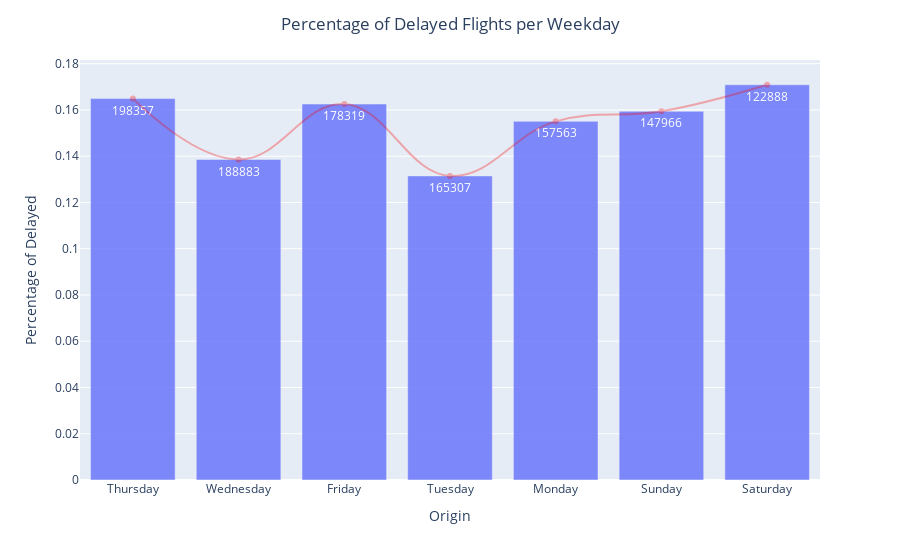

The notebook cell this image was saved under:
### Code cell
fig = px.bar(df_weekday, y="Percent of Delayed", x='Weekday', text='Flights', opacity = 0.8)
fig.update_traces(texttemplate='%{text:,6}', textposition='inside')
fig.update_layout(uniformtext_minsize=4, uniformtext_mode='hide', title_x = 0.5,title_text='Percentage of Delayed Flights per Weekday', yaxis=dict(title='Percentage of Delayed'),
                  xaxis=dict(title='Origin'))
# fig.add_annotation( x='WN', y=100000, text="Highest OP CARRIER - WN",showarrow=True, font=dict( family="Courier New, monospace", size=10, color="#ffffff" ), align="right", arrowhead=2, arrowsize=1, arrowwidth=2, arrowcolor="#636363", ax=120, ay=0, bordercolor="#c7c7c7", borderwidth=2, borderpad=4, bgcolor="#ff7f0e", opacity=0.8)

fig.add_trace(go.Scatter(x=df_weekday['Weekday'], y=df_weekday['Percent of Delayed'],
                    mode='lines+markers',opacity = 0.3,showlegend=False,
                   line = dict(
        smoothing = 1.2, color = 'red',
        shape = "spline"
    )))

fig.show()

### Figure 1 — Plotly figure (JSON) as saved in the notebook; plotly's stock layout.template omitted (floating-point values rounded to 4 significant figures)
{"data": [{"alignmentgroup": "True", "hovertemplate": "Weekday=%{x}<br>Percent of Delayed=%{y}<br>Flights=%{text}<extra></extra>", "legendgroup": "", "marker": {"color": "#636efa", "opacity": 0.8}, "name": "", "offsetgroup": "", "orientation": "v", "showlegend": false, "text": [198357, 188883, 178319, 165307, 157563, 147966, 122888], "textposition": "inside", "texttemplate": "%{text:,6}", "type": "bar", "x": ["Thursday", "Wednesday", "Friday", "Tuesday", "Monday", "Sunday", "Saturday"], "xaxis": "x", "y": [0.1649, 0.1386, 0.1625, 0.1315, 0.1551, 0.1594, 0.1709], "yaxis": "y"}, {"line": {"color": "red", "shape": "spline", "smoothing": 1.2}, "mode": "lines+markers", "opacity": 0.3, "showlegend": false, "type": "scatter", "x": ["Thursday", "Wednesday", "Friday", "Tuesday", "Monday", "Sunday", "Saturday"], "y": [0.1649, 0.1386, 0.1625, 0.1315, 0.1551, 0.1594, 0.1709]}], "layout": {"barmode": "relative", "legend": {"tracegroupgap": 0}, "margin": {"t": 60}, "title": {"text": "Percentage of Delayed Flights per Weekday", "x": 0.5}, "uniformtext": {"minsize": 4, "mode": "hide"}, "xaxis": {"anchor": "y", "domain": [0, 1], "title": {"text": "Origin"}}, "yaxis": {"anchor": "x", "domain": [0, 1], "title": {"text": "Percentage of Delayed"}}}}
